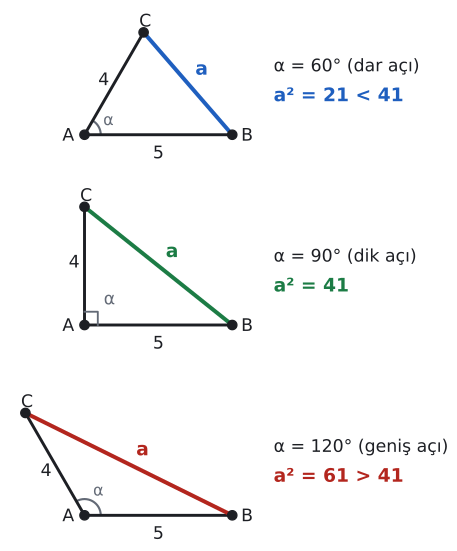

Write the Python code that produced this figure.
import sys; sys.path.insert(0, "tools")
from cizim import *

# Ders, kural 3: b=|AC|=4, c=|AB|=5 sabit; alfa = m(A) 60, 90, 120. a^2 = 41 - 40 cos(alfa) = 21, 41, 61.
fig, axs = plt.subplots(3, 1, figsize=(5.6, 7.6))
satir = [(60, "dar açı", "a² = 21 < 41", MAVI), (90, "dik açı", "a² = 41", YESIL), (120, "geniş açı", "a² = 61 > 41", KIRMIZI)]
for ax, (al, tur, sonuc, renk) in zip(axs, satir):
    ax.set_aspect("equal"); ax.axis("off")
    A = np.array([0.0, 0.0]); B = np.array([5.0, 0.0])
    C = 4 * np.array([np.cos(np.radians(al)), np.sin(np.radians(al))])
    print(al, "a^2 =", round(np.sum((B - C) ** 2), 6))
    ax.plot(*zip(A, B), color=YAZI); ax.plot(*zip(A, C), color=YAZI)
    ax.plot(*zip(B, C), color=renk, lw=3)
    nokta(ax, *A, "A", dx=-0.75, dy=-0.2); nokta(ax, *B, "B", dx=0.3, dy=-0.2); nokta(ax, *C, "C", dx=-0.15, dy=0.2)
    if al == 90:
        ax.plot([0.45, 0.45, 0], [0, 0.45, 0.45], color=SOLUK, lw=1.4)
        ax.text(0.65, 0.7, "α", color=SOLUK, fontsize=13)
    else:
        aci(ax, A, B, C, r=0.55, ad="α", renk=SOLUK)
    ax.text(2.5, -0.35, "5", ha="center", va="top")
    ax.text(*(C / 2 + np.array([-0.35 if al <= 90 else -0.3, 0.1 if al <= 90 else -0.25])), "4", ha="center", va="center")
    m = (B + C) / 2
    ax.text(m[0] + 0.25, m[1] + 0.3, "a", color=renk, fontsize=14, fontweight="bold")
    ax.text(6.4, 2.3, f"α = {al}° ({tur})", fontsize=13, va="center")
    ax.text(6.4, 1.3, sonuc, fontsize=14, color=renk, fontweight="bold", va="center")
    ax.set_xlim(-2.6, 11.5); ax.set_ylim(-0.9, 4.3)
fig.subplots_adjust(hspace=0.05)
kaydet(fig, __file__)
